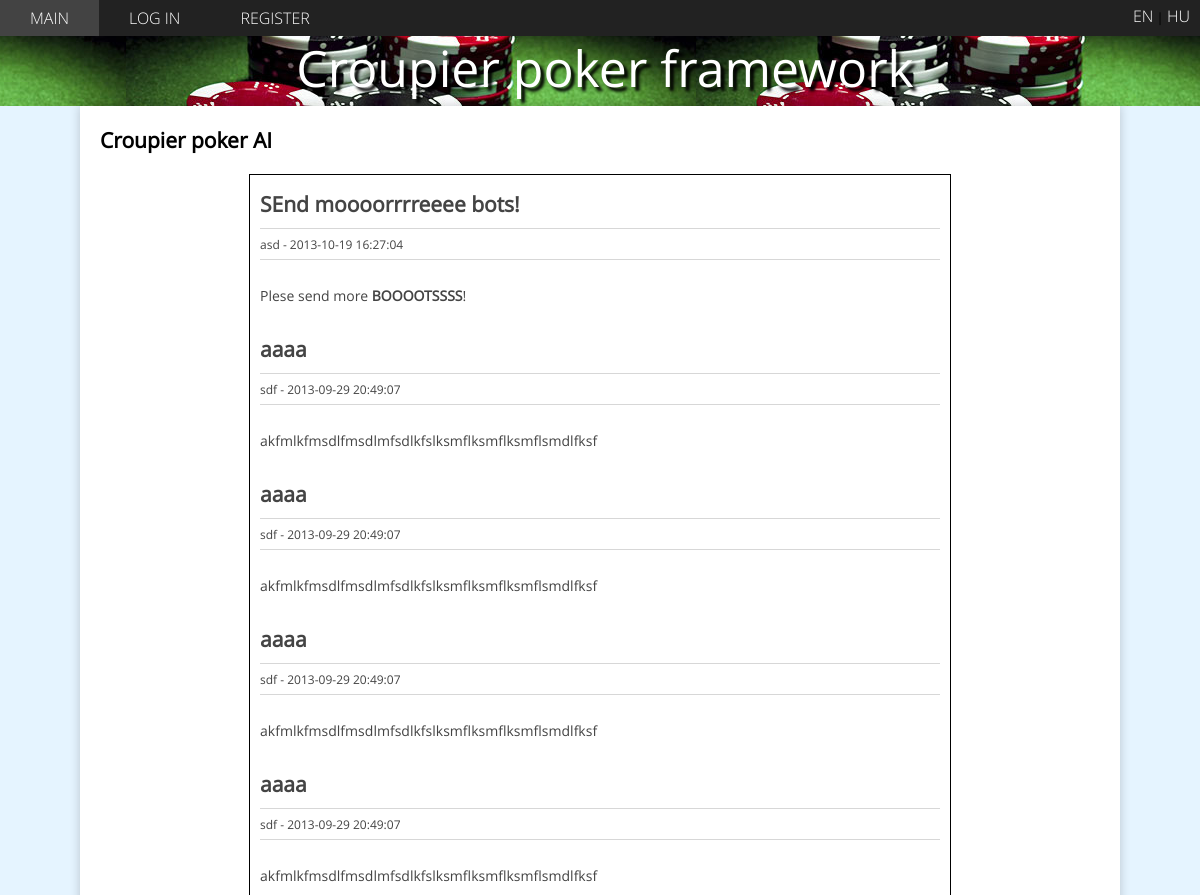
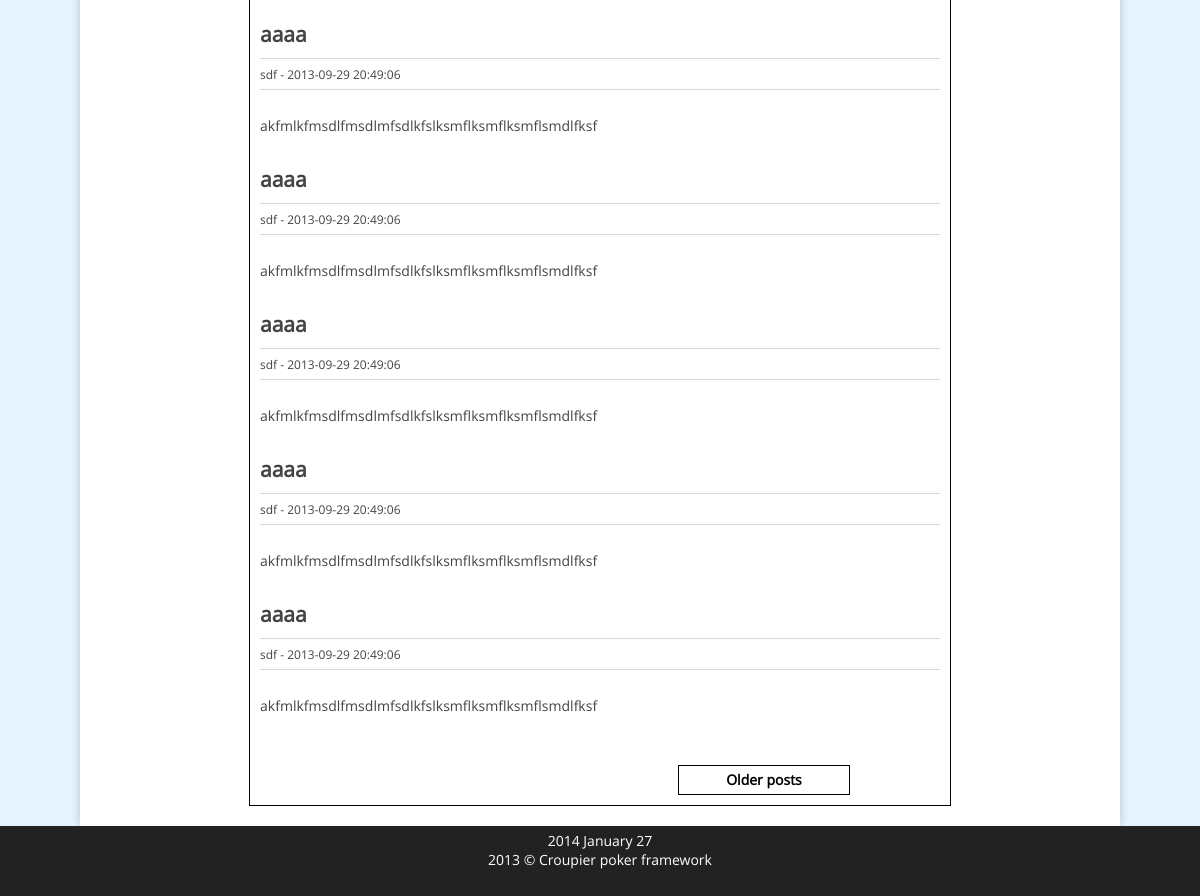
Before: / with the older database file (2 pictures, top to bottom).
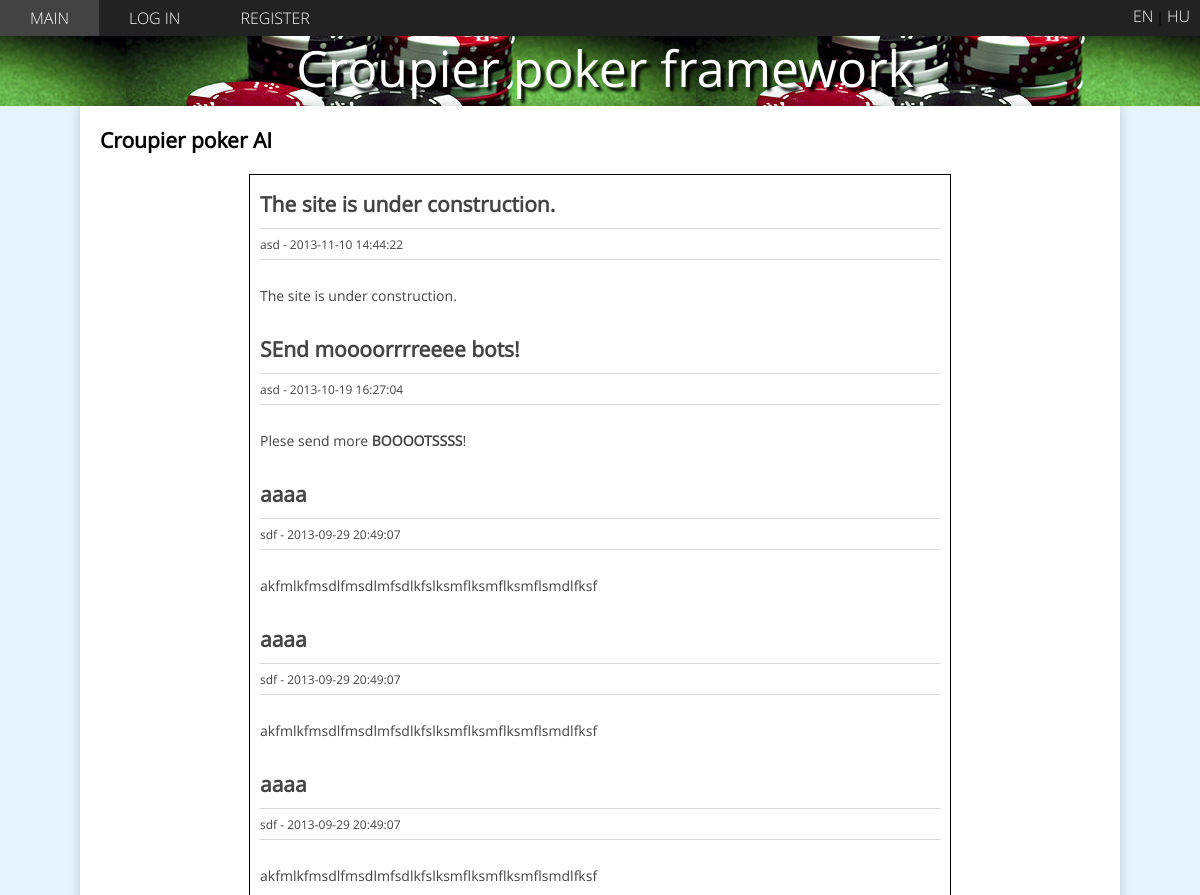
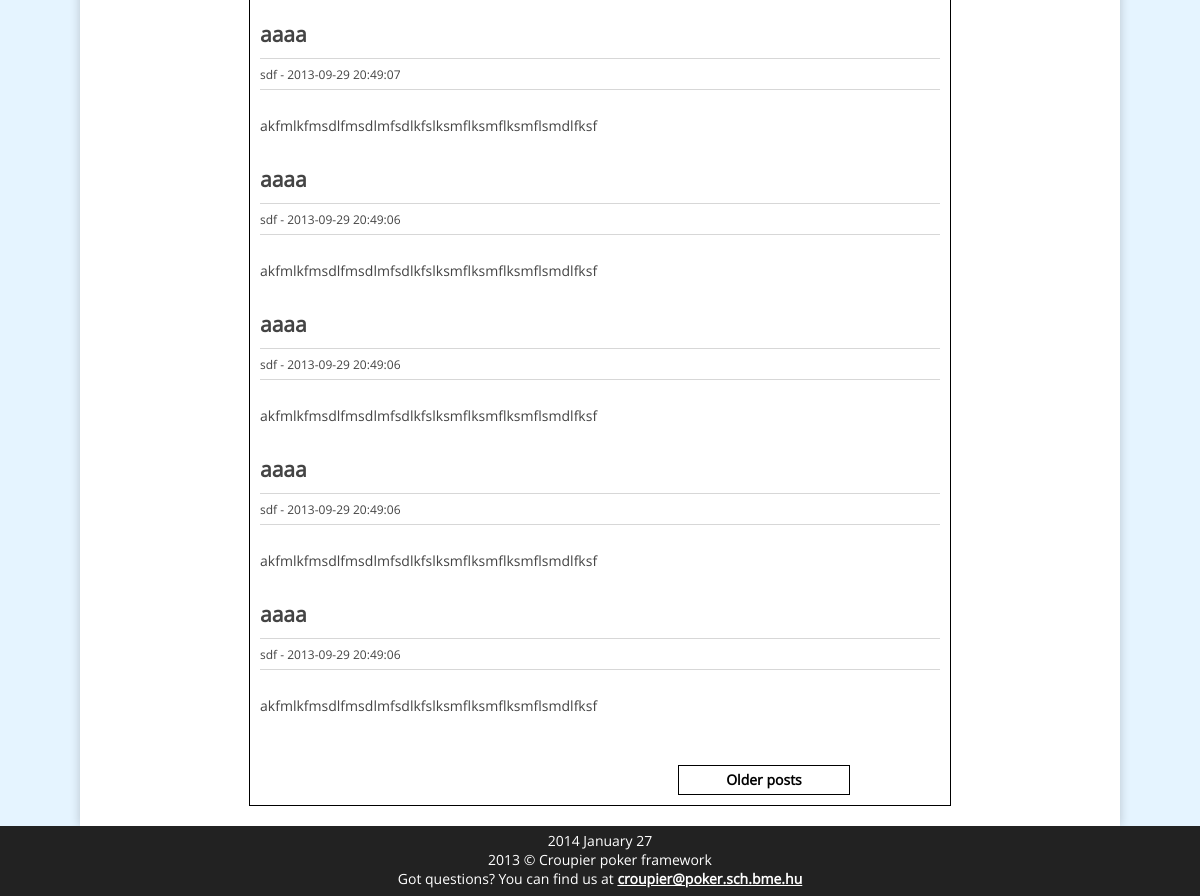
After: the same page with the newer database file (2 pictures, top to bottom).
### tables this page shows
CREATE TABLE IF NOT EXISTS `news_posts` (
  `id` int(11) NOT NULL AUTO_INCREMENT,
  `title` varchar(200) NOT NULL,
  `author` varchar(50) NOT NULL,
  `date` datetime NOT NULL,
  `content` text NOT NULL,
  PRIMARY KEY (`id`)
);

### php/include.php (called while the page is built, shortened)
<?php
$tr = NULL;
include "connect_db.php";
include "functions.php";
initTranslate($mysqli);

### php/functions.php (called while the page is built, shortened)
<?php
function SQL($Query)
{
    global $DB;
    $args = func_get_args();
    if (count($args) == 1) {
        $result = $DB->query($Query);
        if ($result == false)
            dieDb();
        else if ($result === true) {
            return true;
        } else if ($result->num_rows) {
            return $result->fetch_all(MYSQLI_ASSOC);
        }
        return null;
    } else {
        if (!$stmt = $DB->prepare($Query))
            dieDb();
        array_shift($args);
        $a = array();
        foreach ($args as $k => &$v)
            $a[$k] = & $v;
        $types = str_repeat("s", count($args));
        array_unshift($a, $types);
        call_user_func_array(array($stmt, 'bind_param'), $a);
        $stmt->execute();
        $metadata = $stmt->result_metadata();
        $out = array();
        $fields = array();
        while (null != ($field = mysqli_fetch_field($metadata))) {
            $fields [] = & $out [$field->name];
        }
        call_user_func_array(array(
            $stmt, "bind_result"
        ), $fields);
        $output = array();
        $count = 0;
        while ($stmt->fetch()) {
            foreach ($out as $k => $v)
                $output [$count] [$k] = $v;
            $count++;
        }
        return ($count == 0) ? null : $output;
    }
}
function initTranslate()
{
    global $tr;
    if ($result = SQL("SELECT identifier, text FROM strings WHERE language = ?", $_SESSION["lang"])) {
        foreach ($result as $row) {
            $tr[$row["identifier"]] = $row["text"];
        }
    }
}

### index.php (the view, shortened to what this page needs)
<?php
include "php/include.php";
$currentPage = 0;
$itemsPerPage = 10;
$res = SQL("SELECT COUNT(*) FROM news_posts");
$itemTotal = $res[0]["COUNT(*)"];
$lastPage = intval($itemTotal / $itemsPerPage);
$skipItems = $currentPage * $itemsPerPage;
$items = SQL("SELECT title, author, date, content FROM news_posts
                    ORDER BY date DESC LIMIT ? OFFSET ?", $itemsPerPage, $skipItems);
?>
<!DOCTYPE html>
<html>
<head>
    <?php include "php/head.php"; ?>
</head>
<body>
<?php include "php/header.php"; ?>
<div id="main">
    <h2>Croupier poker AI</h2>
    <div class="postsContainer">
        <?php
        echo '<div id="postSection">';
        foreach ($items as $item) {
            echo '<div class="post">';
            echo "<h2>" . $item["title"] . "</h2>";
            echo '<div class="postHeader">' . $item["author"] . " - " . $item["date"] . "</div>";
            echo '<div class="postContent">' . $item["content"] . '</div>';
            echo '</div>';
        }
        echo '</div>';
        echo '<div id="postsNavigator">';
        if ($currentPage != $lastPage)
            echo '<a class="postsNavigatorButton" style="right:0px;" href="' . $_SERVER["PHP_SELF"] . '?page=' .
                ($currentPage + 1) . '">' . $tr["OLDER_PAGES"] . '</a>';
        echo '</div>';
        ?>
    </div>
</div>
<footer>
    <?php include "php/footer.php"; ?>
</footer>
</body>
</html>

### php/head.php (shortened to what this page needs)
<link rel="stylesheet" href="http://code.jquery.com/ui/1.10.3/themes/smoothness/jquery-ui.css" />
<link rel="stylesheet" type="text/css" href="/style/main.css">

### php/header.php (shortened to what this page needs)
<div id="header">
    <div id="topmenu">
        <ul>
            <?php
            echo '<li><a href="./">' . $tr["MAIN"] . '</a></li>';
            if ($loggedin) {
                echo '<li><a href="summary.php">' . $tr["SUMMARY"] . '</a></li>';
                echo '<li><a href="my_bots.php">' . $tr["MY_BOTS"] . '</a></li>';
                echo '<li><a href="leaderboards.php">' . $tr["LEADERBOARDS"] . '</a></li>';
                if ($admin)
                    echo '<li><a href="admin.php">Admin</a></li>';
            } else {
                echo '<li><a href="login.php">' . $tr["LOGIN"] . '</a></li>';
                echo '<li><a href="register.php">' . $tr["REGISTER"] . '</a></li>';
            } ?>
        </ul>
    </div>
    <div id="lang">
        <a href="../setlang.php?lang=en">EN</a> |
        <a href="../setlang.php?lang=hu">HU</a>
    </div>
</div>
<div id="headerTitle">Croupier poker framework</div>

### php/footer.php
<div id="footer">
    <?=date("Y F d")?>
    <br/>
    2013 © Croupier poker framework
    <br/>
    <?php
    echo sprintf($tr["FOOTER_TEXT"], '<a href="mailto:croupier@poker.sch.bme.hu">croupier@poker.sch.bme.hu</a>');
    ?>
</div>

### style/main.css (style rules this page uses)
body { background-color: #e5f4ff; font-family: 'Open Sans', 'sans-serif'; font-size: 14px; margin: 0px; }
#header { background-color: #222222; padding: 0px; font-size: 16px; }
#header ul { list-style-type: none; margin: 0; padding: 0; }
#header li { display: inline-block; padding: 7px 30px; cursor: pointer; vertical-align: middle; }
#header a { color: white; text-decoration: none; font-family: 'Open Sans Light', 'sans-serif'; text-transform: uppercase; font-size: 16px; }
#footer { padding: 5px; text-align: center; background-color: #222222; min-height: 60px; color: white; }
#footer a { color: white; font-weight: 700; }
#main { padding: 20px; margin-left: auto; margin-right: auto; max-width: 1000px; background-color: #ffffff; min-height: 800px; box-shadow: 0px 0px 10px rgba(0, 0, 0, 0.196); }
#main > h2 { margin: 0px 0px 20px 0px; }
#topmenu { display: inline-block; }
#lang { display: inline-block; float: right; margin-right: 10px; font-size: 0.8em; padding-top: 5px; }
#headerTitle { background-image: url('../images/header.jpg'); background-position: 20% -50px; height: 70px; font-size: 50px; color: white; text-shadow: 4px 4px 3px black; line-height: 65px; padding-left: 10px; text-align: center; }
.postsContainer { border: 1px solid black; margin: 0 auto; width: 700px; }
#postSection { background-color: white; padding: 10px; }
#postsNavigator { width: 500px; height: 40px; position: relative; margin: 0px auto; margin-top: 10px; }
.postsNavigatorButton { position: absolute; display: inline-block; border: 1px solid #000000; width: 170px; height: 28px; line-height: 28px; text-align: center; text-decoration: none; font-weight: bold; background-color: white; color: black; }
.post { margin-bottom: 30px; color: #444444; }
.post>h2 { margin: 5px 0px; }
.postHeader { border-top: 1px solid #d7d7d7; border-bottom: 1px solid #d7d7d7; line-height: 30px; margin: 10px 0px; font-size: 12px; }
.postContent { margin: 26px 0px; }

Changed rows visible on the page:
no longer on one of the page's lists (row unchanged): news_posts: title "aaaa", author "sdf", date "2013-09-29 20:49:06", content "akfmlkfmsdlfmsdlmfsdlkfslksmflksmflksmflsmdlfksf"
added news_posts: title "The site is under construction.", author "asd", date "2013-11-10 14:44:22", content "The site is under construction."
Other visible differences:
text now shown: "Got questions? You can find us at croupier@poker.sch.bme.hu"
